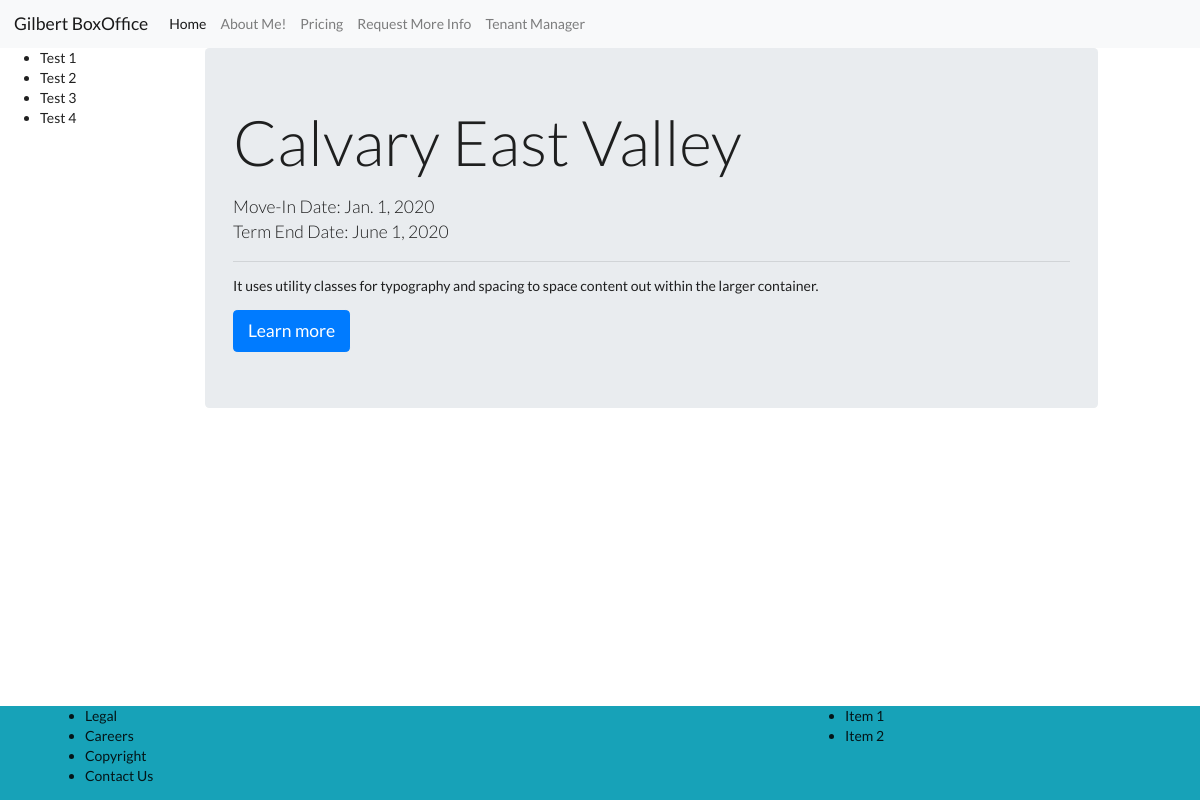
/tenantManager/4, run on the app's committed database.
### tenantManager/models.py (models this page shows, shortened)
class Tenant(models.Model):
	name = models.CharField(max_length=100)
	move_in_date = models.DateField()
	term_end_date = models.DateField()
	office_number = models.ForeignKey(Suite, on_delete = models.CASCADE)

### tenantManager/views.py (the view)
# urls.py: path('<pk>',views.TenantDetailView.as_view(),name='detail')
class TenantDetailView(DetailView):
	model = models.Tenant
	template_name = 'tenantManager/templates/tenant_detail.html'
	context_name = 'tenant_detail'

### templates/tenantManager/templates/tenant_detail.html
{% extends "base.html" %}
{% block body_block %}
	<div class="jumbotron">
		<h1 class="display-3">{{ tenant.name }}</h1>
		<p class="lead">Move-In Date: {{ tenant.move_in_date }}<br>
						Term End Date: {{ tenant.term_end_date }}
		</p>
		<hr class="m-y-md">
		<p>It uses utility classes for typography and spacing to space content out within the larger container.</p>
		<p class="lead">
			<a class="btn btn-primary btn-lg" href="#" role="button">Learn more</a>
		</p>
	</div>
{% endblock body_block %}

### data on the page
Tenant: name "Calvary East Valley", move_in_date "Jan. 1, 2020", term_end_date "June 1, 2020"
